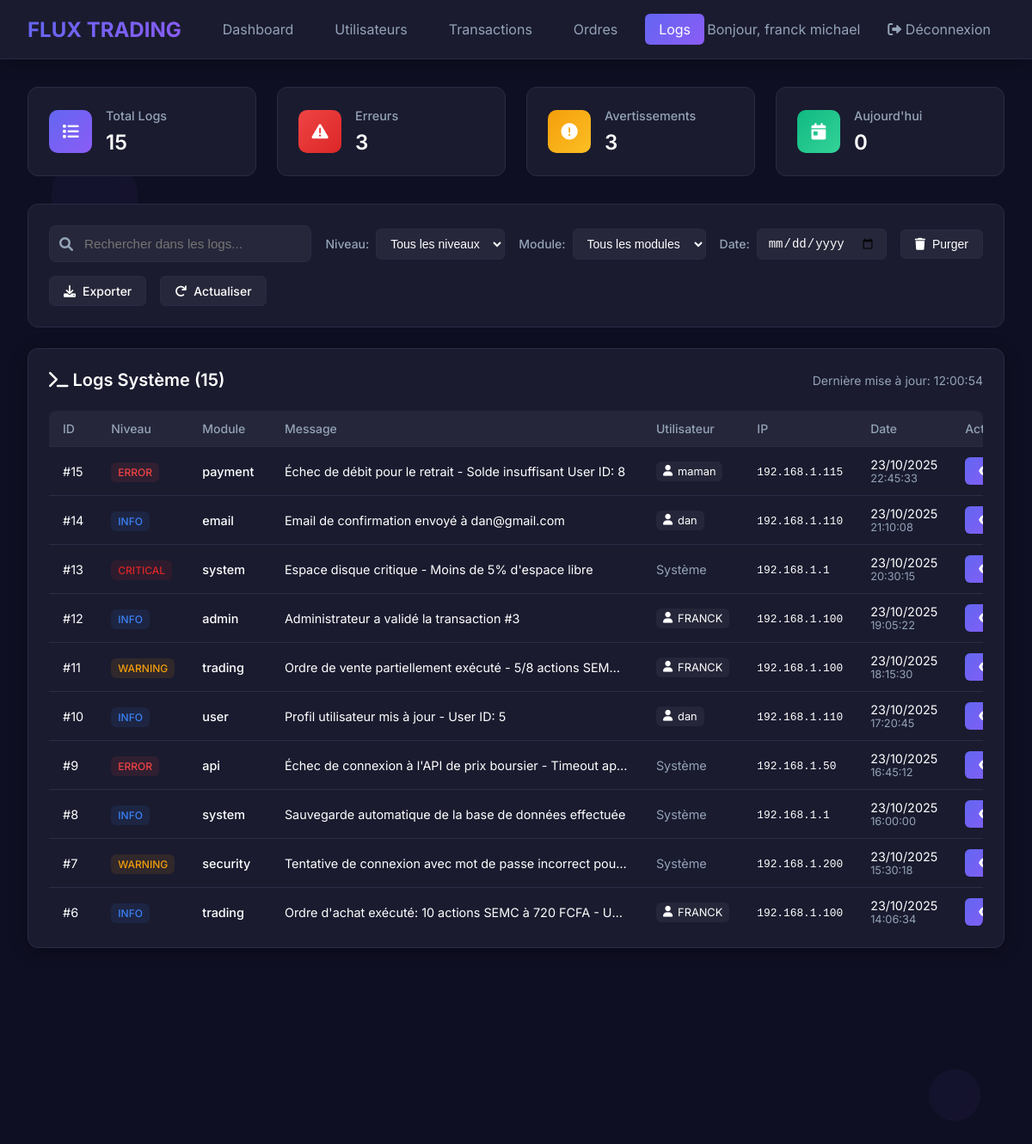
The page /frontend/admin/system_logs.php (signed in) on the database its author committed.
### tables this page shows
CREATE TABLE IF NOT EXISTS `system_logs` (
  `id` int NOT NULL AUTO_INCREMENT,
  `level` enum('info','warning','error','critical') NOT NULL DEFAULT 'info',
  `module` varchar(50) NOT NULL,
  `message` text NOT NULL,
  `user_id` int DEFAULT NULL,
  `ip_address` varchar(45) DEFAULT NULL,
  `user_agent` text,
  `created_at` timestamp NOT NULL DEFAULT CURRENT_TIMESTAMP,
  PRIMARY KEY (`id`),
  KEY `idx_level` (`level`),
  KEY `idx_module` (`module`),
  KEY `idx_created_at` (`created_at`),
  KEY `idx_user_id` (`user_id`),
  KEY `idx_user_created` (`user_id`,`created_at`)
);

CREATE TABLE IF NOT EXISTS `users` (
  `id` int NOT NULL AUTO_INCREMENT,
  `full_name` varchar(100) NOT NULL,
  `email` varchar(150) NOT NULL,
  `password` varchar(255) NOT NULL,
  `phone` varchar(15) NOT NULL,
  `status` enum('active','inactive','suspended') DEFAULT 'active',
  `created_at` timestamp NOT NULL DEFAULT CURRENT_TIMESTAMP,
  `is_active` tinyint(1) NOT NULL DEFAULT '1',
  `wallet_balance` decimal(15,2) NOT NULL DEFAULT '0.00',
  `reset_token` varchar(255) DEFAULT NULL,
  `reset_expires` datetime DEFAULT NULL,
  `last_login` datetime DEFAULT NULL,
  PRIMARY KEY (`id`),
  UNIQUE KEY `email` (`email`),
  KEY `idx_email` (`email`),
  KEY `idx_session_token` (`phone`)
);

### frontend/admin/system_logs.php (the view, shortened to what this page needs)
<?php
$database = new Database();
$pdo = $database->getConnection();
$pdo->exec("
    CREATE TABLE IF NOT EXISTS system_logs (
        id INT(11) NOT NULL AUTO_INCREMENT,
        level ENUM('info', 'warning', 'error', 'critical') NOT NULL DEFAULT 'info',
        module VARCHAR(50) NOT NULL,
        message TEXT NOT NULL,
        user_id INT(11) DEFAULT NULL,
        ip_address VARCHAR(45) DEFAULT NULL,
        user_agent TEXT DEFAULT NULL,
        created_at TIMESTAMP DEFAULT CURRENT_TIMESTAMP,
        PRIMARY KEY (id),
        KEY idx_level (level),
        KEY idx_module (module),
        KEY idx_created_at (created_at),
        KEY idx_user_id (user_id)
    ) ENGINE=InnoDB DEFAULT CHARSET=utf8mb4 COLLATE=utf8mb4_unicode_ci
");
$total_logs = $pdo->query("SELECT COUNT(*) AS total FROM system_logs")->fetch(PDO::FETCH_ASSOC)['total'] ?? 0;
$error_logs = $pdo->query("SELECT COUNT(*) AS total FROM system_logs WHERE level = 'error'")->fetch(PDO::FETCH_ASSOC)['total'] ?? 0;
$warning_logs = $pdo->query("SELECT COUNT(*) AS total FROM system_logs WHERE level = 'warning'")->fetch(PDO::FETCH_ASSOC)['total'] ?? 0;
$today_logs = $pdo->query("SELECT COUNT(*) AS total FROM system_logs WHERE DATE(created_at) = CURDATE()")->fetch(PDO::FETCH_ASSOC)['total'] ?? 0;
$search = $_GET['search'] ?? '';
$date_filter = $_GET['date'] ?? '';
$params = [];
$where_sql = '';
$logs = $pdo->prepare("
    SELECT
        l.*,
        u.full_name,
        u.email
    FROM system_logs l
    LEFT JOIN users u ON l.user_id = u.id
    $where_sql
    ORDER BY l.created_at DESC
    LIMIT 500
");
$logs->execute($params);
$logs = $logs->fetchAll(PDO::FETCH_ASSOC);
?>
<!DOCTYPE html>
<html lang="fr">
<head>
<link href="https://cdnjs.cloudflare.com/ajax/libs/font-awesome/6.0.0/css/all.min.css" rel="stylesheet">
</head>
<body>
<div class="floating-shapes">
    <div class="shape shape-1"></div>
    <div class="shape shape-2"></div>
</div>
<header class="header">
    <div style="display: flex; align-items: center;">
        <div class="logo">FLUX TRADING</div>
        <div class="nav-links">
            <a href="admin_dashboard.php" class="nav-link">Dashboard</a>
            <a href="manage_users.php" class="nav-link">Utilisateurs</a>
            <a href="transaction_history.php" class="nav-link">Transactions</a>
            <a href="trading_orders.php" class="nav-link">Ordres</a>
            <a href="system_logs.php" class="nav-link active">Logs</a>
        </div>
    </div>
    <div class="user-info">
        <span>Bonjour, <?php echo htmlspecialchars($_SESSION['admin_name']); ?></span>
        <a href="admin_logout.php" class="logout">
            <i class="fas fa-sign-out-alt"></i> Déconnexion
        </a>
    </div>
</header>
<div class="container">
    <div class="stats-grid">
        <div class="stat-card">
            <div class="stat-icon icon-total">
                <i class="fas fa-list"></i>
            </div>
            <div class="stat-content">
                <h3>Total Logs</h3>
                <div class="number"><?php echo number_format($total_logs, 0, ',', ' '); ?></div>
            </div>
        </div>
        <div class="stat-card">
            <div class="stat-icon icon-error">
                <i class="fas fa-exclamation-triangle"></i>
            </div>
            <div class="stat-content">
                <h3>Erreurs</h3>
                <div class="number"><?php echo number_format($error_logs, 0, ',', ' '); ?></div>
            </div>
        </div>
        <div class="stat-card">
            <div class="stat-icon icon-warning">
                <i class="fas fa-exclamation-circle"></i>
            </div>
            <div class="stat-content">
                <h3>Avertissements</h3>
                <div class="number"><?php echo number_format($warning_logs, 0, ',', ' '); ?></div>
            </div>
        </div>
        <div class="stat-card">
            <div class="stat-icon icon-today">
                <i class="fas fa-calendar-day"></i>
            </div>
            <div class="stat-content">
                <h3>Aujourd'hui</h3>
                <div class="number"><?php echo number_format($today_logs, 0, ',', ' '); ?></div>
            </div>
        </div>
    </div>
    <div class="actions-bar">
        <div class="search-box">
            <i class="fas fa-search search-icon"></i>
            <input type="text" class="search-input" placeholder="Rechercher dans les logs..."
                   value="<?php echo htmlspecialchars($search); ?>"
                   onkeypress="if(event.keyCode==13) applyFilters()">
        </div>
        <div class="filter-group">
            <span class="filter-label">Niveau:</span>
            <select class="filter-select" id="levelFilter" onchange="applyFilters()">
                <option value="all">Tous les niveaux</option>
            </select>
        </div>
        <div class="filter-group">
            <span class="filter-label">Module:</span>
            <select class="filter-select" id="moduleFilter" onchange="applyFilters()">
                <option value="all">Tous les modules</option>
            </select>
        </div>
        <div class="filter-group">
            <span class="filter-label">Date:</span>
            <input type="date" class="date-input" id="dateFilter" value="<?php echo htmlspecialchars($date_filter); ?>" onchange="applyFilters()">
        </div>
        <button class="btn btn-secondary" onclick="showPurgeModal()">
            <i class="fas fa-trash"></i> Purger
        </button>
        <a href="?export=1" class="btn btn-secondary">
            <i class="fas fa-download"></i> Exporter
        </a>
        <a href="system_logs.php" class="btn btn-secondary">
            <i class="fas fa-redo"></i> Actualiser
        </a>
    </div>
    <div class="card">
        <div class="card-header">
            <h2><i class="fas fa-terminal"></i> Logs Système (<?php echo count($logs); ?>)</h2>
            <div>
                <span style="color: var(--text-secondary); font-size: 0.875rem;">
                    Dernière mise à jour: <?php echo date('H:i:s'); ?>
                </span>
            </div>
        </div>
        <div class="table-container">
            <table>
                <thead>
                    <tr>
                        <th>ID</th>
                        <th>Niveau</th>
                        <th>Module</th>
                        <th>Message</th>
                        <th>Utilisateur</th>
                        <th>IP</th>
                        <th>Date</th>
                        <th>Actions</th>
                    </tr>
                </thead>
                <tbody>
                <?php foreach ($logs as $log): ?>
                    <tr>
                        <td>#<?php echo $log['id']; ?></td>
                        <td>
                            <span class="log-level level-<?php echo $log['level']; ?>">
                                <?php echo strtoupper($log['level']); ?>
                            </span>
                        </td>
                        <td>
                            <span style="font-weight: 500;"><?php echo htmlspecialchars($log['module']); ?></span>
                        </td>
                        <td>
                            <div class="log-message" title="<?php echo htmlspecialchars($log['message']); ?>">
                                <?php echo htmlspecialchars($log['message']); ?>
                            </div>
                        </td>
                        <td>
                            <?php if ($log['user_id'] && $log['full_name']): ?>
                                <div class="user-badge">
                                    <i class="fas fa-user"></i>
                                    <?php echo htmlspecialchars($log['full_name']); ?>
                                </div>
                            <?php else: ?>
                                <span style="color: var(--text-secondary);">Système</span>
                            <?php endif; ?>
                        </td>
                        <td>
                            <span style="font-family: monospace; font-size: 0.8rem;"><?php echo htmlspecialchars($log['ip_address'] ?? 'N/A'); ?></span>
                        </td>
                        <td>
                            <div><?php echo date('d/m/Y', strtotime($log['created_at'])); ?></div>
                            <div style="font-size: 0.8rem; color: var(--text-secondary);"><?php echo date('H:i:s', strtotime($log['created_at'])); ?></div>
                        </td>
                        <td>
                            <div style="display: flex; gap: 5px;">
                                <button class="btn btn-primary btn-sm" title="Détails" onclick="showLogDetails(<?php echo htmlspecialchars(json_encode($log)); ?>)">
                                    <i class="fas fa-eye"></i>
                                </button>
                            </div>
                        </td>
                    </tr>
                <?php endforeach; ?>
                </tbody>
            </table>
        </div>
    </div>
</div>
</body>
</html>

### rows shown on the page
system_logs: id "15", level "ERROR", module "payment", message "Échec de débit pour le retrait - Solde insuffisant User ID: 8", user.full_name "maman", ip_address "192.168.1.115", created_at "23/10/2025", created_at "22:45:33"
system_logs: id "14", level "INFO", module "email", message "Email de confirmation envoyé à dan@gmail.com", user.full_name "dan", ip_address "192.168.1.110", created_at "23/10/2025", created_at "21:10:08"
system_logs: id "13", level "CRITICAL", module "system", message "Espace disque critique - Moins de 5% d'espace libre", shows "Système", ip_address "192.168.1.1", created_at "23/10/2025", created_at "20:30:15"
system_logs: id "12", level "INFO", module "admin", message "Administrateur a validé la transaction #3", user.full_name "FRANCK", ip_address "192.168.1.100", created_at "23/10/2025", created_at "19:05:22"
system_logs: id "11", level "WARNING", module "trading", message "Ordre de vente partiellement exécuté - 5/8 actions SEM…", user.full_name "FRANCK", ip_address "192.168.1.100", created_at "23/10/2025", created_at "18:15:30"
system_logs: id "10", level "INFO", module "user", message "Profil utilisateur mis à jour - User ID: 5", user.full_name "dan", ip_address "192.168.1.110", created_at "23/10/2025", created_at "17:20:45"
system_logs: id "9", level "ERROR", module "api", message "Échec de connexion à l'API de prix boursier - Timeout ap…", shows "Système", ip_address "192.168.1.50", created_at "23/10/2025", created_at "16:45:12"
system_logs: id "8", level "INFO", module "system", message "Sauvegarde automatique de la base de données effectuée", shows "Système", ip_address "192.168.1.1", created_at "23/10/2025", created_at "16:00:00"
system_logs: id "7", level "WARNING", module "security", message "Tentative de connexion avec mot de passe incorrect pou…", shows "Système", ip_address "192.168.1.200", created_at "23/10/2025", created_at "15:30:18"
system_logs: id "6", level "INFO", module "trading", message "Ordre d'achat exécuté: 10 actions SEMC à 720 FCFA - U…", user.full_name "FRANCK", ip_address "192.168.1.100", created_at "23/10/2025", created_at "14:06:34"

### other values the page prints
$_SESSION['admin_name'] "franck michael"
$total_logs "15"
$error_logs "3"
$warning_logs "3"
$today_logs "0"
count($logs) "15"
